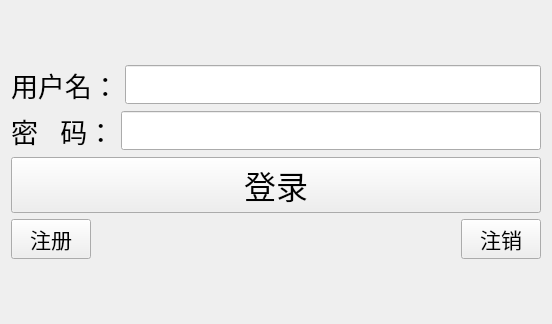
<?xml version="1.0" encoding="UTF-8"?>
<ui version="4.0">
 <class>TcpClient</class>
 <widget class="QWidget" name="TcpClient">
  <property name="geometry">
   <rect>
    <x>0</x>
    <y>0</y>
    <width>552</width>
    <height>324</height>
   </rect>
  </property>
  <property name="windowTitle">
   <string>TcpClient</string>
  </property>
  <layout class="QVBoxLayout" name="verticalLayout_2">
   <item>
    <layout class="QVBoxLayout" name="verticalLayout">
     <item>
      <layout class="QHBoxLayout" name="horizontalLayout_2">
       <item>
        <widget class="QLabel" name="name_lab">
         <property name="font">
          <font>
           <pointsize>20</pointsize>
          </font>
         </property>
         <property name="text">
          <string>用户名：</string>
         </property>
        </widget>
       </item>
       <item>
        <widget class="QLineEdit" name="name_le">
         <property name="font">
          <font>
           <pointsize>20</pointsize>
          </font>
         </property>
        </widget>
       </item>
      </layout>
     </item>
     <item>
      <layout class="QHBoxLayout" name="horizontalLayout_3">
       <item>
        <widget class="QLabel" name="pwd_lab">
         <property name="font">
          <font>
           <pointsize>20</pointsize>
          </font>
         </property>
         <property name="text">
          <string>密   码：</string>
         </property>
        </widget>
       </item>
       <item>
        <widget class="QLineEdit" name="pwd_le">
         <property name="font">
          <font>
           <pointsize>20</pointsize>
          </font>
         </property>
         <property name="echoMode">
          <enum>QLineEdit::Password</enum>
         </property>
        </widget>
       </item>
      </layout>
     </item>
     <item>
      <widget class="QPushButton" name="login_pb">
       <property name="font">
        <font>
         <pointsize>24</pointsize>
        </font>
       </property>
       <property name="text">
        <string>登录</string>
       </property>
      </widget>
     </item>
     <item>
      <layout class="QHBoxLayout" name="horizontalLayout">
       <item>
        <widget class="QPushButton" name="regist_pb">
         <property name="font">
          <font>
           <pointsize>16</pointsize>
          </font>
         </property>
         <property name="text">
          <string>注册</string>
         </property>
        </widget>
       </item>
       <item>
        <spacer name="horizontalSpacer">
         <property name="orientation">
          <enum>Qt::Horizontal</enum>
         </property>
         <property name="sizeHint" stdset="0">
          <size>
           <width>40</width>
           <height>20</height>
          </size>
         </property>
        </spacer>
       </item>
       <item>
        <widget class="QPushButton" name="cancel_pb">
         <property name="font">
          <font>
           <pointsize>16</pointsize>
          </font>
         </property>
         <property name="text">
          <string>注销</string>
         </property>
        </widget>
       </item>
      </layout>
     </item>
    </layout>
   </item>
  </layout>
 </widget>
 <resources/>
 <connections/>
</ui>
